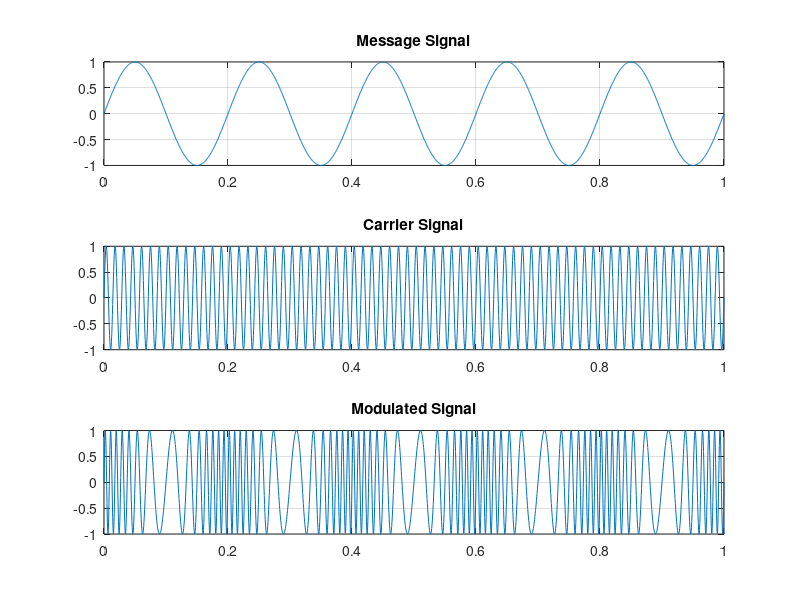

This chart was generated by the following MATLAB code:
clc;
clear;
close all;

t = 0:0.0005:1;
Am = 1;
Fm = 5;
m = Am*sin(2*pi*Fm*t);

Ac = 1;
Fc = 70;
c = Ac*sin(2*pi*Fc*t);

kp = 3*pi;
pm = Ac*sin(2*pi*Fc*t + kp*m);


figure;
subplot(3,1,1);
plot(t,m);
grid on;
title('Message Signal');

subplot(3,1,2);
plot(t,c);
grid on;
title('Carrier Signal');


subplot(3,1,3);
plot(t,pm);
grid on;
title('Modulated Signal');
